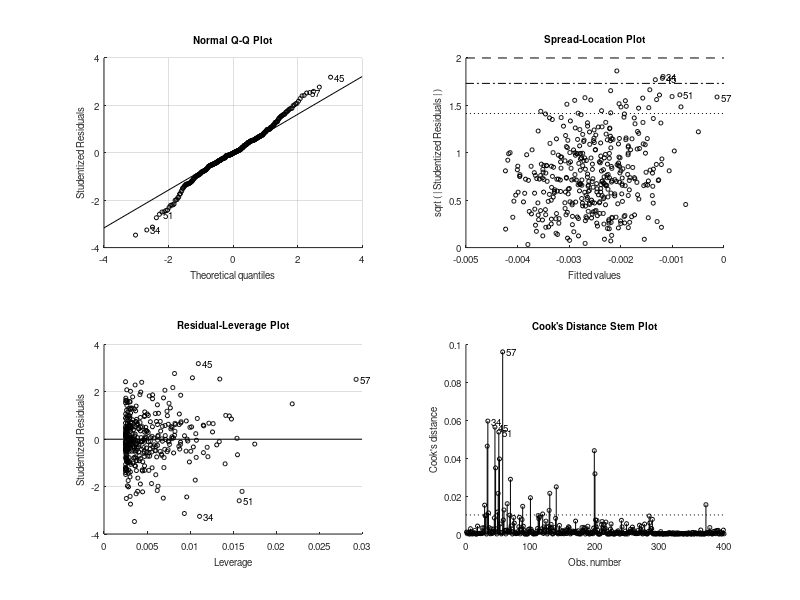

Write MATLAB code to recreate this figure. (Note: this script raises an error after producing the figure.)
clear all
close all


data = importdata('Al_forces.txt',' ',0);
%x=data(:,1);
y=data(:,2);
z=data(:,3).*(-1);

%xy=sqrt( x.^2 + y.^2 ); % pythagoraan lause
z_force=0.05;
y_force=mean(y);

mu=-y_force/z_force

lm = fitlm(z,y,'linear');
tspace = linspace(0,1,100)';
[ypred,yci] = predict(lm,tspace,'Alpha',0.01);


plot(lm)
% ,'x--','Color',[86.3, 0, 42.4]./100,'LineWidth',1.6

xlabel('Load $N$','interpreter','latex')
ylabel('Friction force $F$','interpreter','latex')
title('Friction with liquid lubrication ($Hg$)','interpreter','latex')
%legend('','','','location','SouthEast')
grid on

print('kitka','-dpng')
